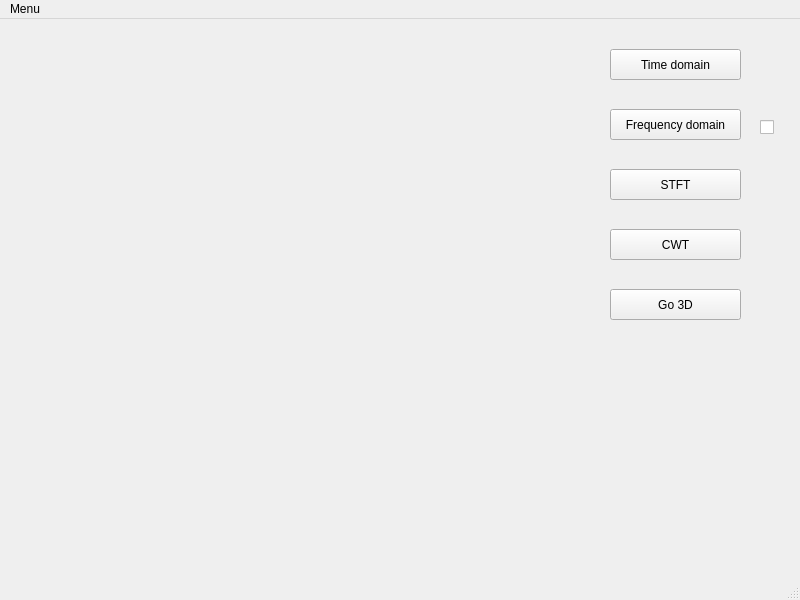
<?xml version="1.0" encoding="UTF-8"?>
<ui version="4.0">
 <class>MainWindow</class>
 <widget class="QMainWindow" name="MainWindow">
  <property name="geometry">
   <rect>
    <x>0</x>
    <y>0</y>
    <width>800</width>
    <height>600</height>
   </rect>
  </property>
  <property name="windowTitle">
   <string>MainWindow</string>
  </property>
  <widget class="QWidget" name="centralwidget">
   <widget class="QPushButton" name="TimeButton">
    <property name="geometry">
     <rect>
      <x>610</x>
      <y>30</y>
      <width>131</width>
      <height>31</height>
     </rect>
    </property>
    <property name="text">
     <string>Time domain</string>
    </property>
   </widget>
   <widget class="QPushButton" name="FreqButton">
    <property name="geometry">
     <rect>
      <x>610</x>
      <y>90</y>
      <width>131</width>
      <height>31</height>
     </rect>
    </property>
    <property name="text">
     <string>Frequency domain</string>
    </property>
   </widget>
   <widget class="MplWidget" name="Display" native="true">
    <property name="geometry">
     <rect>
      <x>10</x>
      <y>10</y>
      <width>591</width>
      <height>521</height>
     </rect>
    </property>
   </widget>
   <widget class="QCheckBox" name="CutAt0">
    <property name="geometry">
     <rect>
      <x>760</x>
      <y>100</y>
      <width>16</width>
      <height>16</height>
     </rect>
    </property>
    <property name="text">
     <string/>
    </property>
    <property name="checked">
     <bool>false</bool>
    </property>
    <property name="tristate">
     <bool>false</bool>
    </property>
   </widget>
   <widget class="QPushButton" name="STFTButton">
    <property name="geometry">
     <rect>
      <x>610</x>
      <y>150</y>
      <width>131</width>
      <height>31</height>
     </rect>
    </property>
    <property name="text">
     <string>STFT</string>
    </property>
   </widget>
   <widget class="QPushButton" name="CWTButton">
    <property name="geometry">
     <rect>
      <x>610</x>
      <y>210</y>
      <width>131</width>
      <height>31</height>
     </rect>
    </property>
    <property name="text">
     <string>CWT</string>
    </property>
   </widget>
   <widget class="QPushButton" name="DDDButton">
    <property name="geometry">
     <rect>
      <x>610</x>
      <y>270</y>
      <width>131</width>
      <height>31</height>
     </rect>
    </property>
    <property name="text">
     <string>Go 3D</string>
    </property>
    <property name="autoDefault">
     <bool>false</bool>
    </property>
    <property name="flat">
     <bool>false</bool>
    </property>
   </widget>
  </widget>
  <widget class="QMenuBar" name="menubar">
   <property name="geometry">
    <rect>
     <x>0</x>
     <y>0</y>
     <width>800</width>
     <height>26</height>
    </rect>
   </property>
   <widget class="QMenu" name="menuMenu">
    <property name="title">
     <string>Menu</string>
    </property>
    <addaction name="newFunc"/>
   </widget>
   <addaction name="menuMenu"/>
  </widget>
  <widget class="QStatusBar" name="statusbar"/>
  <action name="newFunc">
   <property name="text">
    <string>New</string>
   </property>
  </action>
  <action name="actionFreq">
   <property name="text">
    <string>Freq</string>
   </property>
  </action>
 </widget>
 <customwidgets>
  <customwidget>
   <class>MplWidget</class>
   <extends>QWidget</extends>
   <header>mplwidget.h</header>
   <container>1</container>
  </customwidget>
 </customwidgets>
 <resources/>
 <connections/>
</ui>
